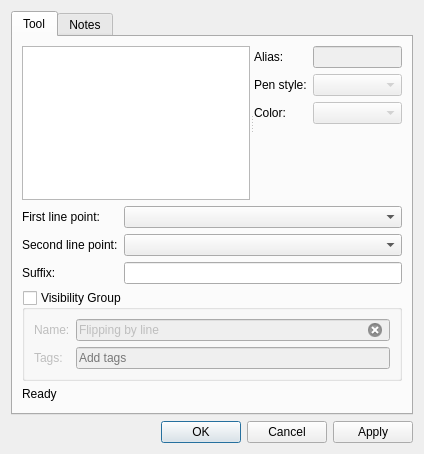
<?xml version="1.0" encoding="UTF-8"?>
<ui version="4.0">
 <class>DialogFlippingByLine</class>
 <widget class="QDialog" name="DialogFlippingByLine">
  <property name="geometry">
   <rect>
    <x>0</x>
    <y>0</y>
    <width>424</width>
    <height>454</height>
   </rect>
  </property>
  <property name="windowTitle">
   <string>Flipping by line</string>
  </property>
  <property name="windowIcon">
   <iconset resource="../../../vmisc/share/resources/icon.qrc">
    <normaloff>:/icon/64x64/icon64x64.png</normaloff>:/icon/64x64/icon64x64.png</iconset>
  </property>
  <layout class="QVBoxLayout" name="verticalLayout_2">
   <item>
    <widget class="QTabWidget" name="tabWidget">
     <property name="currentIndex">
      <number>0</number>
     </property>
     <widget class="QWidget" name="tab">
      <attribute name="title">
       <string>Tool</string>
      </attribute>
      <layout class="QVBoxLayout" name="verticalLayout">
       <item>
        <widget class="QSplitter" name="splitter">
         <property name="orientation">
          <enum>Qt::Horizontal</enum>
         </property>
         <widget class="QListWidget" name="listWidget"/>
         <widget class="QWidget" name="formLayoutWidget">
          <layout class="QFormLayout" name="formLayout_2">
           <item row="0" column="0">
            <widget class="QLabel" name="labelAlias">
             <property name="text">
              <string>Alias:</string>
             </property>
            </widget>
           </item>
           <item row="0" column="1">
            <widget class="QLineEdit" name="lineEditAlias">
             <property name="enabled">
              <bool>false</bool>
             </property>
             <property name="clearButtonEnabled">
              <bool>true</bool>
             </property>
            </widget>
           </item>
           <item row="1" column="0">
            <widget class="QLabel" name="label_7">
             <property name="text">
              <string>Pen style:</string>
             </property>
            </widget>
           </item>
           <item row="1" column="1">
            <widget class="QComboBox" name="comboBoxPenStyle">
             <property name="enabled">
              <bool>false</bool>
             </property>
             <property name="minimumSize">
              <size>
               <width>80</width>
               <height>0</height>
              </size>
             </property>
             <property name="maximumSize">
              <size>
               <width>110</width>
               <height>16777215</height>
              </size>
             </property>
             <property name="iconSize">
              <size>
               <width>80</width>
               <height>14</height>
              </size>
             </property>
            </widget>
           </item>
           <item row="2" column="0">
            <widget class="QLabel" name="label_6">
             <property name="text">
              <string>Color:</string>
             </property>
            </widget>
           </item>
           <item row="2" column="1">
            <widget class="QComboBox" name="comboBoxColor">
             <property name="enabled">
              <bool>false</bool>
             </property>
             <property name="sizePolicy">
              <sizepolicy hsizetype="Preferred" vsizetype="Preferred">
               <horstretch>0</horstretch>
               <verstretch>0</verstretch>
              </sizepolicy>
             </property>
            </widget>
           </item>
          </layout>
         </widget>
        </widget>
       </item>
       <item>
        <layout class="QFormLayout" name="formLayout">
         <item row="0" column="0">
          <widget class="QLabel" name="labelFirstLinePoint">
           <property name="text">
            <string>First line point:</string>
           </property>
          </widget>
         </item>
         <item row="0" column="1">
          <widget class="QComboBox" name="comboBoxFirstLinePoint"/>
         </item>
         <item row="2" column="0">
          <widget class="QLabel" name="labelSuffix">
           <property name="text">
            <string>Suffix:</string>
           </property>
          </widget>
         </item>
         <item row="2" column="1">
          <widget class="QLineEdit" name="lineEditSuffix">
           <property name="clearButtonEnabled">
            <bool>true</bool>
           </property>
          </widget>
         </item>
         <item row="1" column="0">
          <widget class="QLabel" name="labelSecondLinePoint">
           <property name="text">
            <string>Second line point:</string>
           </property>
          </widget>
         </item>
         <item row="1" column="1">
          <widget class="QComboBox" name="comboBoxSecondLinePoint"/>
         </item>
        </layout>
       </item>
       <item>
        <widget class="QGroupBox" name="groupBoxVisibilityGroup">
         <property name="toolTip">
          <string>Enable to create a visibility gropup from original objects</string>
         </property>
         <property name="title">
          <string>Visibility Group</string>
         </property>
         <property name="checkable">
          <bool>true</bool>
         </property>
         <property name="checked">
          <bool>false</bool>
         </property>
         <layout class="QGridLayout" name="gridLayout">
          <item row="0" column="0">
           <widget class="QLabel" name="labelGroupName">
            <property name="text">
             <string>Name:</string>
            </property>
           </widget>
          </item>
          <item row="0" column="1">
           <widget class="QLineEdit" name="lineEditVisibilityGroup">
            <property name="text">
             <string>Flipping by line</string>
            </property>
            <property name="clearButtonEnabled">
             <bool>true</bool>
            </property>
           </widget>
          </item>
          <item row="1" column="0">
           <widget class="QLabel" name="label">
            <property name="text">
             <string>Tags:</string>
            </property>
           </widget>
          </item>
          <item row="1" column="1">
           <widget class="VCompleterLineEdit" name="lineEditGroupTags">
            <property name="toolTip">
             <string>Separate each tag with comma.</string>
            </property>
            <property name="placeholderText">
             <string>Add tags</string>
            </property>
            <property name="clearButtonEnabled">
             <bool>true</bool>
            </property>
           </widget>
          </item>
         </layout>
        </widget>
       </item>
       <item>
        <widget class="QLabel" name="labelStatus">
         <property name="text">
          <string>Ready</string>
         </property>
        </widget>
       </item>
       <item>
        <spacer name="verticalSpacer">
         <property name="orientation">
          <enum>Qt::Vertical</enum>
         </property>
         <property name="sizeHint" stdset="0">
          <size>
           <width>20</width>
           <height>40</height>
          </size>
         </property>
        </spacer>
       </item>
      </layout>
     </widget>
     <widget class="QWidget" name="tab_2">
      <attribute name="title">
       <string>Notes</string>
      </attribute>
      <layout class="QVBoxLayout" name="verticalLayout_3">
       <item>
        <widget class="QPlainTextEdit" name="plainTextEditToolNotes"/>
       </item>
      </layout>
     </widget>
    </widget>
   </item>
   <item>
    <widget class="QDialogButtonBox" name="buttonBox">
     <property name="orientation">
      <enum>Qt::Horizontal</enum>
     </property>
     <property name="standardButtons">
      <set>QDialogButtonBox::Apply|QDialogButtonBox::Cancel|QDialogButtonBox::Ok</set>
     </property>
    </widget>
   </item>
  </layout>
 </widget>
 <customwidgets>
  <customwidget>
   <class>VCompleterLineEdit</class>
   <extends>QLineEdit</extends>
   <header>vlineedit.h</header>
  </customwidget>
 </customwidgets>
 <resources>
  <include location="../../../vmisc/share/resources/icon.qrc"/>
 </resources>
 <connections>
  <connection>
   <sender>buttonBox</sender>
   <signal>accepted()</signal>
   <receiver>DialogFlippingByLine</receiver>
   <slot>accept()</slot>
   <hints>
    <hint type="sourcelabel">
     <x>248</x>
     <y>254</y>
    </hint>
    <hint type="destinationlabel">
     <x>157</x>
     <y>274</y>
    </hint>
   </hints>
  </connection>
  <connection>
   <sender>buttonBox</sender>
   <signal>rejected()</signal>
   <receiver>DialogFlippingByLine</receiver>
   <slot>reject()</slot>
   <hints>
    <hint type="sourcelabel">
     <x>316</x>
     <y>260</y>
    </hint>
    <hint type="destinationlabel">
     <x>286</x>
     <y>274</y>
    </hint>
   </hints>
  </connection>
 </connections>
</ui>
